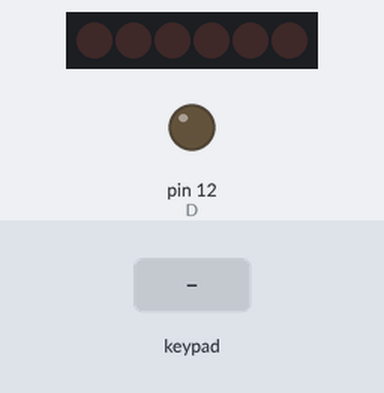
The sketch below on a simulated Arduino Uno, built with avr-gcc and run on an emulated ATmega328P. Parts: 6×1 LED matrix, output pins drawn as LEDs (lit = HIGH). Wiring (inferred from the names in the program): charlieplexed LEDs: lines pin 9, pin 10, pin 11. The inputs (shaded band) are chosen by the test bench. MIDI output is not drawn.

Above: at 2.4 s.
2.5 s: key '0' pressed
At 2.63 s:
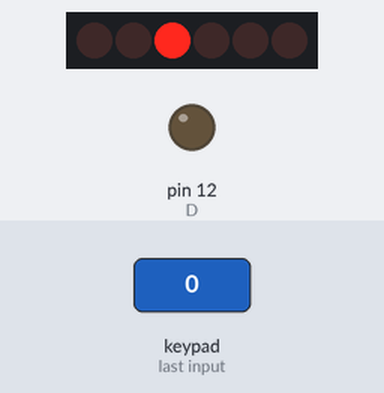
4.0 s: keypad keys 1 2 pressed 0.4 s apart
At 4.13 s:
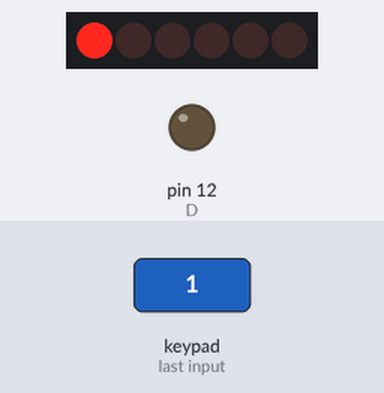
6.3 s: key '4' pressed
At 6.7 s:
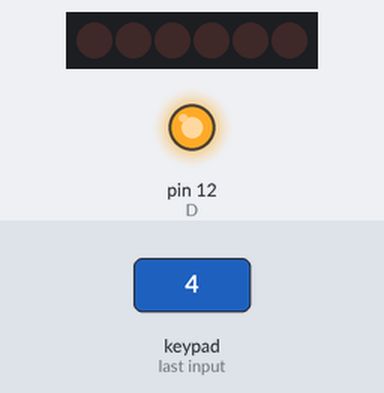
7.8 s: key '1' pressed
At 7.93 s:
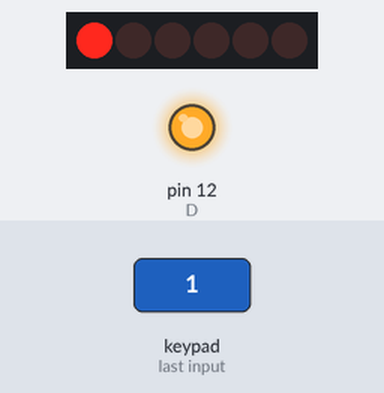
9.3 s: key '2' pressed
At 9.43 s:
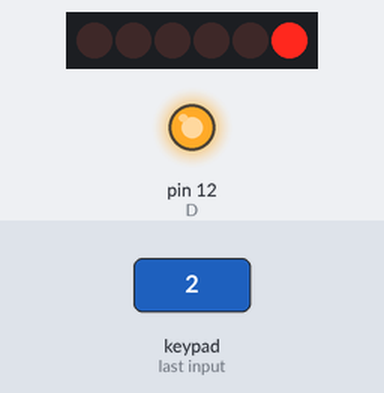
10.8 s: keypad keys 2 5 pressed 0.4 s apart
At 11.6 s:
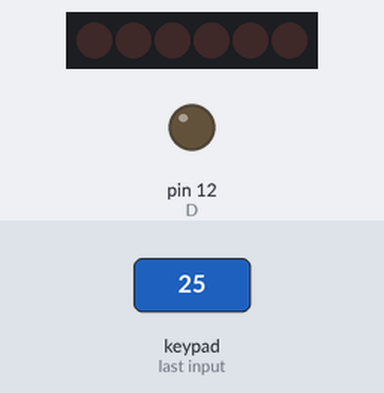
Timing chart, 0 to 13.8 s (numbered marks = the images above; inputs shaded):
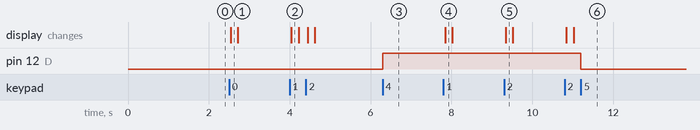

Measured:
- after the input at 2.5 s, the display: changes at once (image 1)
- after the input at 4.0 s, the display: changes at once (image 2)
- after the input at 6.3 s, pin 12 (D): LOW → HIGH at once
- after the input at 7.8 s, the display: changes at once (image 4)
- after the input at 9.3 s, the display: changes at once (image 5)
- after the input at 10.8 s, pin 12 (D): HIGH → LOW after 0.40 s; the display: first changes at once (image 6 shows a later state)

The sketch:

tippenny_guitar.ino
```cpp
// (licence header left out)
#include <Wire.h>
#include "Adafruit_MPR121.h"
#include <MIDI.h>
#include "midi_notes.h"
#include "midi_chords.h"

// You can have up to 4 on one i2c bus but one is enough for testing!
Adafruit_MPR121 cap = Adafruit_MPR121();

// Keeps track of the last pins touched
// so we know when buttons are 'released'
uint16_t lasttouched = 0;
uint16_t currtouched = 0;

// Change these only!!!
const bool DEBUG = 0;


int strum = 5;  // delay between each note of strum

// All I Want For Christmas is You
// char style = 'c';   // Valid options = "n" for notes or "c" for chords
// int* song[] = {CHORD_G, CHORD_Em, CHORD_C, CHORD_D, CHORD_Cm6_Eb, CHORD_B7, CHORD_E7, CHORD_Am9, CHORD_Am7b5_D, CHORD_D7, CHORD_D7add13, CHORD_Em7};
// int midiChannel[] = {1, 1, 1, 1, 1, 1, 1, 1, 1, 1, 1, 1};
// int instruments[] = {26, 999, 999, 999, 999, 999, 999, 999, 999, 999 /*Drums*/, 999, 999, 999, 999, 999, 999};

// Jingle Bell Rock
// char style = 'c';   // Valid options = "n" for notes or "c" for chords
// int* song[] = {CHORD_Ab, CHORD_Bbm7, CHORD_Eb7, CHORD_Eb7s5, CHORD_Db, CHORD_Ddim, CHORD_Fm7, CHORD_Bb7, CHORD_F7s5, CHORD_F7, CHORD_Dbm6, BELLS};
// //int* song[] = {CHORD_C, CHORD_Dm7, CHORD_G7, CHORD_G7s5, CHORD_F, CHORD_Fsdim, CHORD_Am7, CHORD_D7, CHORD_Em7s5, CHORD_A7, CHORD_Fm6, BELLS};
// int midiChannel[] = {1, 1, 1, 1, 1, 1, 1, 1, 1, 1, 1, 10};
// int instruments[] = {26, 999, 999, 999, 999, 999, 999, 999, 999, 999 /*Drums*/, 999, 999, 999, 999, 999, 999};

// Simple Chords
//char style = 'c';
//int* song[] = {CHORD_C, CHORD_Am, CHORD_F, CHORD_G, CHORD_Dm, CHORD_Em, CHORD_F7, CHORD_G7, DRUM_BASS, DRUM_SIDE, CYM_1, CYM_2};  // 0's in song prevent that key from sounding
//int midiChannel[] = {1, 1, 1, 1, 1, 1, 1, 1, 10, 10, 10, 10};  // MIDI channel 10 for drums
//int instruments[] = {26, 999, 999, 999, 999, 999, 999, 999, 999, 999 /*Drums*/, 999, 999, 999, 999, 999, 999};  // instruments for each channel.  Setting to 999 prevents change

// Diamonds are a Girls Best Friend
char style = 'c';
int* song[] = {CHORD_E, CHORD_B, CHORD_B7, CHORD_Gbm, CHORD_Gb, CHORD_E7, CHORD_A, CHORD_Dbm, CHORD_Abm, CHORD_Db, 0, 0};
int midiChannel[] = {1, 1, 1, 1, 1, 1, 1, 1, 1, 1, 1, 1};
int instruments[] = {26, 999, 999, 999, 999, 999, 999, 999, 999, 999 /*Drums*/, 999, 999, 999, 999, 999, 999};

// C Major scale
//char style = 'n';
//int* song[] = {NOTE_C4, NOTE_D4, NOTE_E4, NOTE_F4, NOTE_G4, NOTE_A4, NOTE_B4, NOTE_C5, NOTE_D5, NOTE_E5, NOTE_F5, NOTE_G5};
//int midiChannel[] = {1, 1, 1, 1, 1, 1, 1, 1, 1, 1, 1, 1}; // midi channel for each button
//int instruments[] = {102, 999, 999, 999, 999, 999, 999, 999, 999, 999 /*Drums*/, 999, 999, 999, 999, 999, 999};

// Charlieplex LED setup
#define A 9
#define B 10
#define C 11
#define D 12
#define PIN_CONFIG 0
#define PIN_STATE 1
#define LED_COUNT 12

int matrix[LED_COUNT][2][4] = {
  //           PIN_CONFIG                  PIN_STATE
  //    A       B       C      D         A     B    C    D
  { { OUTPUT, OUTPUT, INPUT, INPUT }, { LOW, HIGH, LOW, LOW } }, // AB 0
  { { OUTPUT, OUTPUT, INPUT, INPUT }, { HIGH, LOW, LOW, LOW } }, // BA 1
  { { INPUT, OUTPUT, OUTPUT, INPUT }, { LOW, LOW, HIGH, LOW } }, // BC 2
  { { INPUT, OUTPUT, OUTPUT, INPUT }, { LOW, HIGH, LOW, LOW } }, // CB 3
  { { INPUT, INPUT, OUTPUT, OUTPUT }, { LOW, LOW, LOW, HIGH } }, // CD 4
  { { INPUT, INPUT, OUTPUT, OUTPUT }, { LOW, LOW, HIGH, LOW } }, // DC 5
  { { OUTPUT, INPUT, OUTPUT, INPUT }, { LOW, LOW, HIGH, LOW } }, // AC 6
  { { OUTPUT, INPUT, OUTPUT, INPUT }, { HIGH, LOW, LOW, LOW } }, // CA 7
  { { INPUT, OUTPUT, INPUT, OUTPUT }, { LOW, LOW, LOW, HIGH } }, // BD 8
  { { INPUT, OUTPUT, INPUT, OUTPUT }, { LOW, HIGH, LOW, LOW } }, // DB 9
  { { OUTPUT, INPUT, INPUT, OUTPUT }, { LOW, LOW, LOW, HIGH } }, // AD 10
  { { OUTPUT, INPUT, INPUT, OUTPUT }, { HIGH, LOW, LOW, LOW } }  // DA 11
};
void turnOnLED( int led ) {
  pinMode( A, matrix[led][PIN_CONFIG][0] );
  pinMode( B, matrix[led][PIN_CONFIG][1] );
  pinMode( C, matrix[led][PIN_CONFIG][2] );
  pinMode( D, matrix[led][PIN_CONFIG][3] );
  digitalWrite( A, matrix[led][PIN_STATE][0] );
  digitalWrite( B, matrix[led][PIN_STATE][1] );
  digitalWrite( C, matrix[led][PIN_STATE][2] );
  digitalWrite( D, matrix[led][PIN_STATE][3] );
}
void turnOffLEDs( void ) {
  pinMode( A, INPUT );
  pinMode( B, INPUT );
  pinMode( C, INPUT );
  pinMode( D, INPUT );
  digitalWrite( A, LOW );
  digitalWrite( B, LOW );
  digitalWrite( C, LOW );
  digitalWrite( D, LOW );
}
// End Charlieplex setup

MIDI_CREATE_DEFAULT_INSTANCE();
void setup() {
  while (!Serial);        // needed to keep leonardo/micro from starting too fast!

  MIDI.begin();
  if (DEBUG) {
    Serial.begin(115200);  // needed for hairless midi
  }
  if (!cap.begin(0x5A)) {
    // Serial.println("MPR121 not found, check wiring?");
    while (1);
  }
  delay(1000);
  MIDIsoftreset();  // Midi Reset
  delay(200);
  for (uint8_t i = 0; i < 16; i++) {  // Set instruments for all 16 MIDI channels
    if (instruments[i] < 128) {
      MIDI.sendProgramChange(instruments[i], i + 1);
    }
  }
}

void loop() {
  // Get the currently touched pads
  currtouched = cap.touched();

  for (uint8_t i = 0; i < 12; i++) {
    // it if *is* touched and *wasnt* touched before, alert!
    if ((currtouched & _BV(i)) && !(lasttouched & _BV(i)) ) {
      if (song[i]) {
        turnOnLED(i);
        if (style == 'n') {
          MIDI.sendNoteOn(song[i], 100, midiChannel[i]);
        } else if (style == 'c' && song[i]) {
          playChord(song[i], midiChannel[i]);
        }
      }
    }
    if (!(currtouched & _BV(i)) && (lasttouched & _BV(i)) ) {
      if (song[i]) {
        turnOffLEDs();
        if (style == 'n') {
          MIDI.sendNoteOff(song[i], 100, midiChannel[i]);
        } else if (style == 'c' && song[i]) {
          stopChord(song[i], midiChannel[i]);
        }
      }
    }
  }

  // reset our state
  lasttouched = currtouched;

  // put a delay so it isn't overwhelming
  delay(1);
}

void playChord(int i[], int channel) {
  for (uint8_t note = 0; note < 6; note++) {
    if (i[note]) {
      MIDI.sendNoteOn((i[note]), 100, channel);
      delay(strum);
    }
  }
}

void stopChord(int i[], int channel) {
  for (uint8_t note = 0; note < 6; note++) {
    if (i[note]) {
      MIDI.sendNoteOff((i[note]), 100, channel);
      delay(strum);
    }
  }
}

void MIDIsoftreset()  // switch off ALL notes on channel 1 to 16
{
  for (int channel = 0; channel < 16; channel++)
  {
    MIDI.sendControlChange(123, 0, channel);
  }
}
```

midi_chords.h
```cpp
int CHORD_C[] = {0, NOTE_C3, NOTE_E3, NOTE_G3, NOTE_C4, NOTE_E4};
int CHORD_C7[] = {0, NOTE_C3, NOTE_E3, NOTE_Bb3, NOTE_C4, NOTE_E4};
int CHORD_Cm[] = {0, NOTE_C3, NOTE_G3, NOTE_C4, NOTE_Eb4, NOTE_G4};
int CHORD_Cmaj7[] = {0, NOTE_C3, NOTE_E3, NOTE_B3, NOTE_C4, NOTE_E4};
int CHORD_Cm6_Eb[] = {NOTE_Eb2, NOTE_A2, NOTE_Eb3, NOTE_G3, NOTE_C4, 0};

int CHORD_Db[] = {0, 0, NOTE_Db3, NOTE_Ab3, NOTE_Db4, NOTE_F4};
int CHORD_Dbm[] = {0, 0, NOTE_Db3, NOTE_Ab3, NOTE_Db4, NOTE_E4};
int CHORD_Dbm6[] = {NOTE_E2, NOTE_Bb2, 0, NOTE_Ab3, NOTE_Db4, NOTE_E4}; //*

int CHORD_D[] = {0, 0, NOTE_D3, NOTE_A3, NOTE_D4, NOTE_FS4};
int CHORD_D7[] = {0, 0, NOTE_D3, NOTE_A3, NOTE_B3, NOTE_FS4};
int CHORD_Dm[] = {0, 0, NOTE_D3, NOTE_A3, NOTE_D4, NOTE_F4};
int CHORD_D7add13[] = {0, NOTE_D3, NOTE_FS3, NOTE_C4, NOTE_D4, NOTE_B4};
int CHORD_Ddim[] = {NOTE_F2, 0, NOTE_D3, NOTE_GS3, NOTE_B3, 0}; //*

int CHORD_Eb7[] = {0, NOTE_Eb3, NOTE_G3, NOTE_Bb3, NOTE_Db4, NOTE_G4}; //*
int CHORD_Eb7s5[] = {0, 0, NOTE_G3, NOTE_Db4, NOTE_Eb3, NOTE_B4}; //*

int CHORD_E[] =  {NOTE_E2, NOTE_B2, NOTE_E3, NOTE_GS3, NOTE_B3, NOTE_E4};
int CHORD_E7[] = {NOTE_E2, NOTE_B2, NOTE_E3, NOTE_GS3, NOTE_D4, NOTE_E4};
int CHORD_Em[] = {NOTE_E2, NOTE_B2, NOTE_E3, NOTE_G3, NOTE_B3, NOTE_E4};
int CHORD_Em7[] = {NOTE_E2, NOTE_B2, NOTE_E3, NOTE_G3, NOTE_D4, NOTE_E4};

int CHORD_F[] = {NOTE_F2, NOTE_C3, NOTE_F3, NOTE_A3, NOTE_C4, NOTE_F4};
int CHORD_F7[] = {NOTE_F2, NOTE_C3, NOTE_F3, NOTE_A3, NOTE_Eb4, NOTE_F4};
int CHORD_Fm[] = {NOTE_F2, NOTE_C3, NOTE_F3, NOTE_Ab3, NOTE_C4, NOTE_F4};
int CHORD_Fm7[] = {NOTE_F2, 0, NOTE_Eb3, NOTE_Ab3, NOTE_C4, 0}; //*
int CHORD_F7s5[] = {0, NOTE_A2, NOTE_DS3, NOTE_A3, NOTE_CS4, NOTE_F4}; //*

int CHORD_Gb[] = {NOTE_Gb2, NOTE_Db3, NOTE_Gb3, NOTE_Bb3, NOTE_Db4, NOTE_Gb4};
int CHORD_Gbm[] = {NOTE_Gb2, NOTE_Db3, NOTE_Gb3, NOTE_A3, NOTE_Db4, NOTE_Gb4};

int CHORD_G[] = {NOTE_G2, NOTE_B2, NOTE_D3, NOTE_G3, NOTE_B3, NOTE_G4};
int CHORD_G7[] = {NOTE_G2, NOTE_B2, NOTE_D3, NOTE_G3, NOTE_B3, NOTE_F4};
int CHORD_Gm[] = {NOTE_G2, NOTE_D3, NOTE_G3, NOTE_Bb3, NOTE_D4, NOTE_G4};
int CHORD_Gm7[] = {NOTE_G2, NOTE_D3, NOTE_F3, NOTE_Bb3, NOTE_F4, NOTE_G4};

int CHORD_Ab[] = {NOTE_Ab2, NOTE_C3, NOTE_Eb3, NOTE_Ab3, NOTE_C4, 0}; //*
int CHORD_Abm[] = {NOTE_Ab2, NOTE_Eb3, NOTE_Ab3, NOTE_B3, NOTE_Eb4, NOTE_Ab4};

int CHORD_A[] = {0, NOTE_A2, NOTE_E3, NOTE_A3, NOTE_CS4, NOTE_E4};
int CHORD_A7[] = {0, NOTE_A2, NOTE_E3, NOTE_G3, NOTE_CS4, NOTE_E4};
int CHORD_Am[] = {0, NOTE_A2, NOTE_E3, NOTE_A3, NOTE_C4, NOTE_E4};
int CHORD_Am9[] = {NOTE_A2, NOTE_E3, NOTE_G3, NOTE_C4, NOTE_E4, NOTE_B4};
int CHORD_Am7b5_D[] = {0, NOTE_D3, NOTE_A3, NOTE_Eb4, NOTE_G4, NOTE_C5};

int CHORD_Bbm7[] = {0, NOTE_Bb2, 0, NOTE_Ab3, NOTE_Db4, NOTE_F4}; //*
int CHORD_Bb7[] = {0, NOTE_Bb2, NOTE_F3, NOTE_Ab3, NOTE_D4, NOTE_F4};

int CHORD_B[] = {0, NOTE_B2, NOTE_FS3, NOTE_B3, NOTE_DS3, NOTE_FS4};
int CHORD_B7[] = {0, NOTE_B2, NOTE_DS3, NOTE_A3, NOTE_B3, NOTE_FS4};
int CHORD_Bm[] = {0, NOTE_B2, NOTE_FS3, NOTE_B3, NOTE_D3, NOTE_FS4};

int DRUM_BASS[] = {36, 0, 0, 0, 0, 0};
int DRUM_SIDE[] = {37, 0, 0, 0, 0, 0};
int CYM_1[] = {51, 0, 0, 0, 0, 0};
int CYM_2[] = {49, 0, 0, 0, 0, 0};
int BELLS[] = {83, 0, 0, 0, 0, 0};
```

midi_notes.h
```cpp
#define NOTE_C0 12
#define NOTE_CS0 13
#define NOTE_Db0 13
#define NOTE_D0 14
#define NOTE_DS0 15
#define NOTE_Eb0 15
#define NOTE_E0 16
#define NOTE_F0 17
#define NOTE_FS0 18
#define NOTE_Gb0 18
#define NOTE_G0 19
#define NOTE_GS 20
#define NOTE_Ab0 20
#define NOTE_A0 21
#define NOTE_AS0 22
#define NOTE_Bb0 22
#define NOTE_B0 23
#define NOTE_C1 24
#define NOTE_CS1 25
#define NOTE_Db1 25
#define NOTE_D1 26
#define NOTE_DS1 27
#define NOTE_Eb1 27
#define NOTE_E1 28
#define NOTE_F1 29
#define NOTE_FS1 30
#define NOTE_Gb1 30
#define NOTE_G1 31
#define NOTE_GS1 32
#define NOTE_Ab1 32
#define NOTE_A1 33
#define NOTE_AS1 34
#define NOTE_Bb1 34
#define NOTE_B1 35
#define NOTE_C2 36
#define NOTE_CS2 37
#define NOTE_Db2 37
#define NOTE_D2 38
#define NOTE_DS2 39
#define NOTE_Eb2 39
#define NOTE_E2 40
#define NOTE_F2 41
#define NOTE_FS2 42
#define NOTE_Gb2 42
#define NOTE_G2 43
#define NOTE_GS2 44
#define NOTE_Ab2 44
#define NOTE_A2 45
#define NOTE_AS2 46
#define NOTE_Bb2 46
#define NOTE_B2 47
#define NOTE_C3 48
#define NOTE_CS3 49
#define NOTE_Db3 49
#define NOTE_D3 50
#define NOTE_DS3 51
#define NOTE_Eb3 51
#define NOTE_E3 52
#define NOTE_F3 53
#define NOTE_FS3 54
#define NOTE_Gb3 54
#define NOTE_G3 55
#define NOTE_GS3 56
#define NOTE_Ab3 56
#define NOTE_A3 57
#define NOTE_AS3 58
#define NOTE_Bb3 58
#define NOTE_B3 59
#define NOTE_C4 60
#define NOTE_CS4 61
#define NOTE_Db4 61
#define NOTE_D4 62
#define NOTE_DS4 63
#define NOTE_Eb4 63
#define NOTE_E4 64
#define NOTE_F4 65
#define NOTE_FS4 66
#define NOTE_Gb4 66
#define NOTE_G4 67
#define NOTE_GS4 68
#define NOTE_Ab4 68
#define NOTE_A4 69
#define NOTE_AS4 70
#define NOTE_Bb4 70
#define NOTE_B4 71
#define NOTE_C5 72
#define NOTE_CS5 73
#define NOTE_Db5 73
#define NOTE_D5 74
#define NOTE_DS5 75
#define NOTE_Eb5 75
#define NOTE_E5 76
#define NOTE_F5 77
#define NOTE_FS5 78
#define NOTE_Gb5 78
#define NOTE_G5 79
#define NOTE_GS5 80
#define NOTE_Ab5 80
#define NOTE_A5 81
#define NOTE_AS5 82
#define NOTE_Bb5 82
#define NOTE_B5 83
#define NOTE_C6 84
#define NOTE_CS6 85
#define NOTE_Db6 85
#define NOTE_D6 86
#define NOTE_DS6 87
#define NOTE_Eb6 87
#define NOTE_E6 88
#define NOTE_F6 89
#define NOTE_FS6 90
#define NOTE_Gb6 90
#define NOTE_G6 91
#define NOTE_GS6 92
#define NOTE_Ab6 92
#define NOTE_A6 93
#define NOTE_AS6 94
#define NOTE_Bb6 94
#define NOTE_B6 95
#define NOTE_C7 96
#define NOTE_CS7 97
#define NOTE_Db7 97
#define NOTE_D7 98
#define NOTE_DS7 99
#define NOTE_Eb7 99
#define NOTE_E7 100
#define NOTE_F7 101
#define NOTE_FS7 102
#define NOTE_Gb7 102
#define NOTE_G7 103
#define NOTE_GS7 104
#define NOTE_Ab7 104
#define NOTE_A7 105
#define NOTE_AS7 106
#define NOTE_Bb7 106
#define NOTE_B7 107
#define NOTE_C8 108
#define NOTE_CS8 109
#define NOTE_Db8 109
#define NOTE_D8 110
#define NOTE_DS8 111
#define NOTE_Eb8 111
#define NOTE_E8 112
#define NOTE_F8 113
#define NOTE_FS8 114
#define NOTE_Gb8 114
#define NOTE_G8 115
#define NOTE_GS8 116
#define NOTE_Ab8 116
#define NOTE_A8 117
#define NOTE_AS8 118
#define NOTE_Bb8 118
#define NOTE_B8 119
#define NOTE_C9 120
#define NOTE_CS9 121
#define NOTE_Db9 121
#define NOTE_D9 122
#define NOTE_DS9 123
#define NOTE_Eb9 123
#define NOTE_E9 124
#define NOTE_F9 125
#define NOTE_FS9 126
#define NOTE_Gb9 126
#define NOTE_G9 127
```
